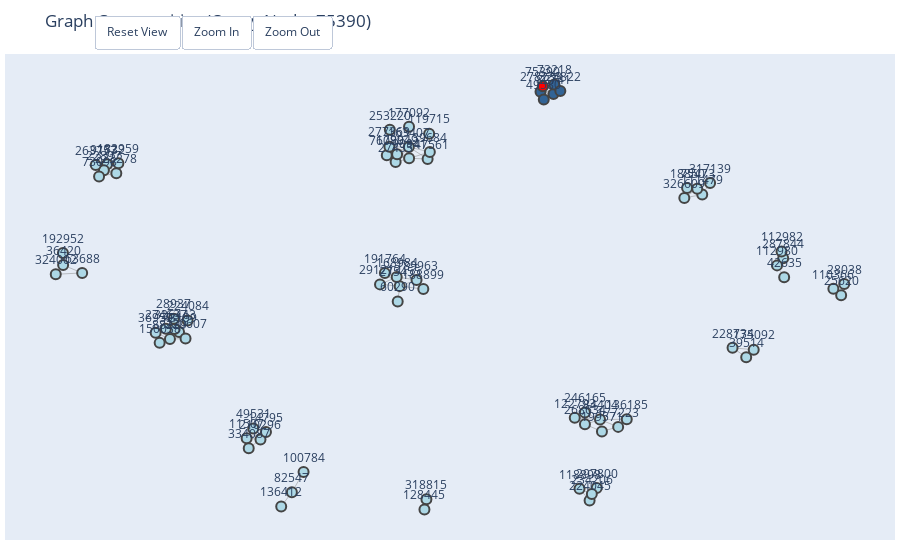

Source (notebook cell):
### Code cell
import networkx as nx
from collections import defaultdict, deque
import random
import plotly.graph_objects as go

# Function to explore paths from a starting node `s` up to a specified depth
def explore_paths(G_sub, s, max_depth=3):
    paths = []
    queue = deque([(s, [s])])  # Initialize the queue with the starting node and its path
    while queue:
        node, path = queue.popleft()  # Pop the first element from the queue
        if len(path) > max_depth + 1:
            continue  # Skip if the path length exceeds the maximum depth
        paths.append(path)  # Add the current path to the list of paths
        for neighbor in G_sub.neighbors(node):  # Explore neighbors of the current node
            if neighbor not in path:  # Avoid cycles by ensuring the neighbor is not already in the path
                new_path = path + [neighbor]
                queue.append((neighbor, new_path))  # Append the new path to the queue
    return paths

# Function to choose centroid paths based on their frequency
def choose_centroids(G_sub, paths, max_centroids=10):
    path_counts = defaultdict(int)
    for path in paths:
        path_counts[tuple(path)] += 1  # Count occurrences of each path
    sorted_paths = sorted(path_counts.items(), key=lambda x: x[1], reverse=True)  # Sort paths by frequency
    return [list(path) for path, _ in sorted_paths[:max_centroids]]  # Select the top `max_centroids` paths

# Function to combine paths into seed nodes for community detection
def combine_paths(centroid_paths):
    centroid_seeds = defaultdict(list)
    for path in centroid_paths:
        centroid = path[-1]  # The last node in the path is considered the centroid
        centroid_seeds[centroid].extend(path[:-1])  # Add the rest of the path as seed nodes
    return centroid_seeds

# Function to detect community starting from seed nodes
def detect_community(G_sub, seed_nodes, s, centroid):
    community = set(seed_nodes)
    frontier = set(seed_nodes)
    while frontier:
        node = frontier.pop()  # Get a node from the frontier set
        neighbors = set(G_sub.neighbors(node))  # Get the neighbors of the node
        new_members = neighbors - community  # Find new members not yet in the community
        community.update(new_members)  # Add new members to the community
        frontier.update(new_members)  # Add new members to the frontier for further exploration
    return community

# Main function to detect local communities around a starting node `s`
def centroid_local_communities(G_sub, s):
    all_paths = explore_paths(G_sub, s)  # Explore all paths from the starting node
    centroid_paths = choose_centroids(G_sub, all_paths)  # Choose centroid paths
    centroid_seeds = combine_paths(centroid_paths)  # Combine paths into seed nodes
    communities = []
    seen_communities = set()
    for centroid, seeds in centroid_seeds.items():
        community = detect_community(G_sub, seeds, s, centroid)  # Detect community for each centroid
        community_frozenset = frozenset(community)
        if community_frozenset not in seen_communities:  # Check for duplicates
            seen_communities.add(community_frozenset)
            communities.append(community)
    return communities

def visualize_communities_2d(G_sub, communities, query_node):
    # Create a layout for the graph
    pos = nx.spring_layout(G_sub)
    
    # Create edge trace
    edge_x = []
    edge_y = []
    for edge in G_sub.edges():
        x0, y0 = pos[edge[0]]
        x1, y1 = pos[edge[1]]
        edge_x.extend([x0, x1, None])
        edge_y.extend([y0, y1, None])
    
    edge_trace = go.Scatter(
        x=edge_x, y=edge_y,
        line=dict(width=0.5, color='#888'),
        hoverinfo='none',
        mode='lines')

    # Create node trace
    node_x = []
    node_y = []
    node_text = []
    node_color = []
    
    for node in G_sub.nodes():
        x, y = pos[node]
        node_x.append(x)
        node_y.append(y)
        node_text.append(str(node))
        
        # Assign colors based on community membership
        color = 'lightblue'  # Default color
        for i, community in enumerate(communities):
            if node in community:
                color = f'rgb({(i * 50) % 256}, {(i * 100) % 256}, {(i * 150) % 256})'
                break
        if node == query_node:
            color = 'red'  # Highlight query node
        node_color.append(color)

    node_trace = go.Scatter(
        x=node_x, y=node_y,
        mode='markers+text',
        text=node_text,
        hoverinfo='text',
        textposition='top center',
        marker=dict(
            size=10,
            color=node_color,
            line_width=2))

    # Create the figure
    fig = go.Figure(data=[edge_trace, node_trace])
    
    # Update layout for better visibility
    fig.update_layout(
        title=f'Graph Communities (Query Node: {query_node})',
        showlegend=False,
        hovermode='closest',
        margin=dict(b=20,l=5,r=5,t=40),
        annotations=[ dict(
            text="",
            showarrow=False,
            xref="paper", yref="paper",
            x=0.005, y=-0.002 ) ],
        xaxis=dict(showgrid=False, zeroline=False, showticklabels=False),
        yaxis=dict(showgrid=False, zeroline=False, showticklabels=False)
    )
    
    # Add zoom buttons
    fig.update_layout(
        updatemenus=[
            dict(
                type="buttons",
                direction="left",
                buttons=list([
                    dict(
                        args=[{"xaxis.range": [min(node_x)-0.1, max(node_x)+0.1], 
                               "yaxis.range": [min(node_y)-0.1, max(node_y)+0.1]}],
                        label="Reset View",
                        method="relayout"
                    ),
                    dict(
                        args=[{"xaxis.range": [min(node_x)/2.5, max(node_x)/1.5], 
                               "yaxis.range": [min(node_y)/2.5, max(node_y)/1.5]}],
                        label="Zoom In",
                        method="relayout"
                    ),
                    dict(
                        args=[{"xaxis.range": [min(node_x)*1.5, max(node_x)*1.5], 
                               "yaxis.range": [min(node_y)*1.5, max(node_y)*1.5]}],
                        label="Zoom Out",
                        method="relayout"
                    )
                ]),
                pad={"r": 10, "t": 10},
                showactive=False,
                x=0.1,
                xanchor="left",
                y=1.1,
                yanchor="top"
            ),
        ]
    )
    
    return fig

# Main execution
def main(G_sub):
    # Select a random query node
    query_node = random.choice(list(G_sub.nodes()))

    # Detect local communities around the query node
    communities = centroid_local_communities(G_sub, query_node)

    print(f"Detected communities around node {query_node}:")
    for i, community in enumerate(communities):
        print(f"Community {i}: {community}")

    # Visualize the communities
    fig = visualize_communities_2d(G_sub, communities, query_node)
    fig.show()

# If you're running this as a script, you might want to add:
if __name__ == "__main__":
    main(G_sub)

### Figure 1 — Plotly figure (JSON) as saved in the notebook; plotly's stock layout.template omitted (floating-point values rounded to 4 significant figures; data arrays with more than 128 entries replaced by an {"elided": "..."} marker saying what was removed)
{"data": [{"hoverinfo": "none", "line": {"color": "#888", "width": 0.5}, "mode": "lines", "type": "scatter", "x": {"elided": "405 float values"}, "y": {"elided": "405 float values"}}, {"hoverinfo": "text", "marker": {"color": ["lightblue", "lightblue", "rgb(50, 100, 150)", "lightblue", "lightblue", "lightblue", "rgb(50, 100, 150)", "lightblue", "lightblue", "lightblue", "lightblue", "lightblue", "lightblue", "lightblue", "lightblue", "lightblue", "lightblue", "lightblue", "lightblue", "lightblue", "lightblue", "lightblue", "lightblue", "lightblue", "lightblue", "lightblue", "lightblue", "lightblue", "lightblue", "lightblue", "lightblue", "lightblue", "lightblue", "lightblue", "lightblue", "lightblue", "lightblue", "lightblue", "lightblue", "lightblue", "lightblue", "lightblue", "lightblue", "lightblue", "lightblue", "lightblue", "lightblue", "lightblue", "rgb(50, 100, 150)", "lightblue", "lightblue", "lightblue", "lightblue", "lightblue", "lightblue", "lightblue", "lightblue", "lightblue", "lightblue", "lightblue", "lightblue", "lightblue", "lightblue", "lightblue", "lightblue", "lightblue", "lightblue", "lightblue", "lightblue", "rgb(50, 100, 150)", "lightblue", "lightblue", "lightblue", "red", "lightblue", "lightblue", "lightblue", "rgb(50, 100, 150)", "lightblue"], "line": {"width": 2}, "size": 10}, "mode": "markers+text", "text": ["177223", "334087", "82741", "28038", "73199", "191764", "278233", "111479", "147561", "36420", "253220", "317139", "136185", "223278", "25620", "27435", "179949", "28937", "49531", "275455", "177092", "91732", "42635", "326443", "22897", "287844", "175092", "122793", "182959", "210296", "163407", "168984", "90941", "76080", "318815", "84404", "189963", "119715", "82547", "268634", "36959", "326609", "63688", "18850", "39684", "188899", "136412", "220607", "49580", "324002", "128445", "100784", "277369", "73098", "112980", "192952", "199571", "274637", "11507", "224045", "60290", "263757", "39514", "291213", "75473", "246165", "118898", "150038", "228734", "73218", "110366", "14795", "112982", "75390", "297800", "234206", "88229", "324822", "224084"], "textposition": "top center", "type": "scatter", "x": [0.4548, -0.4359, 0.2989, 1, -0.604, -0.1077, 0.2676, 0.6576, -0.004623, -0.8835, -0.09571, 0.6765, 0.4756, -0.7552, 0.9925, -0.08175, -0.07819, -0.6165, -0.425, -0.07193, -0.04939, -0.7776, 0.8551, -0.6148, -0.7852, 0.8528, 0.7817, 0.3502, -0.7502, -0.4076, -0.04993, -0.07912, -0.04926, -0.103, -0.00751, 0.4111, -0.03128, -0.0008379, -0.3319, 0.3747, -0.6604, 0.6144, -0.8376, 0.621, 0.0007839, -0.01496, -0.3576, -0.5883, 0.2755, -0.9013, -0.01227, -0.3037, -0.09672, -0.7968, 0.8379, -0.8839, 0.4157, -0.6357, -0.4409, 0.386, -0.07671, -0.8048, 0.7636, -0.1194, 0.6455, 0.3746, 0.3616, -0.6507, 0.7307, 0.3007, 0.9738, -0.3943, 0.8488, 0.2732, 0.4032, 0.3914, -0.6259, 0.3154, -0.5832], "y": [-0.5733, -0.6614, 0.7989, 0.01608, -0.1824, 0.06151, 0.8086, 0.3845, 0.5315, 0.09383, 0.6518, 0.4327, -0.5417, 0.4722, -0.03014, 0.5186, 0.5511, -0.1274, -0.5801, 0.007014, 0.6639, 0.5092, 0.04409, -0.17, 0.4844, 0.1221, -0.2552, -0.5357, 0.5135, -0.6251, 0.5807, 0.04453, 0.534, 0.5468, -0.8719, -0.5433, 0.03278, 0.6355, -0.8429, -0.5628, -0.1849, 0.3708, 0.06136, 0.4112, 0.5604, -0.004967, -0.9012, -0.2091, 0.7763, 0.05595, -0.9138, -0.7598, 0.5818, 0.4595, 0.09259, 0.1437, -0.5922, -0.1687, -0.6199, -0.8766, -0.05634, 0.5068, -0.2859, 0.01426, 0.4088, -0.5142, -0.8287, -0.2269, -0.2471, 0.8382, -0.003804, -0.5945, 0.1499, 0.8308, -0.8258, -0.8504, -0.2115, 0.8116, -0.1343]}], "layout": {"annotations": [{"showarrow": false, "text": "", "x": 0.005, "xref": "paper", "y": -0.002, "yref": "paper"}], "hovermode": "closest", "margin": {"b": 20, "l": 5, "r": 5, "t": 40}, "showlegend": false, "title": {"text": "Graph Communities (Query Node: 75390)"}, "updatemenus": [{"buttons": [{"args": [{"xaxis.range": [-1.001, 1.1], "yaxis.range": [-1.014, 0.9382]}], "label": "Reset View", "method": "relayout"}, {"args": [{"xaxis.range": [-0.3605, 0.6667], "yaxis.range": [-0.3655, 0.5588]}], "label": "Zoom In", "method": "relayout"}, {"args": [{"xaxis.range": [-1.352, 1.5], "yaxis.range": [-1.371, 1.257]}], "label": "Zoom Out", "method": "relayout"}], "direction": "left", "pad": {"r": 10, "t": 10}, "showactive": false, "type": "buttons", "x": 0.1, "xanchor": "left", "y": 1.1, "yanchor": "top"}], "xaxis": {"showgrid": false, "showticklabels": false, "zeroline": false}, "yaxis": {"showgrid": false, "showticklabels": false, "zeroline": false}}}
